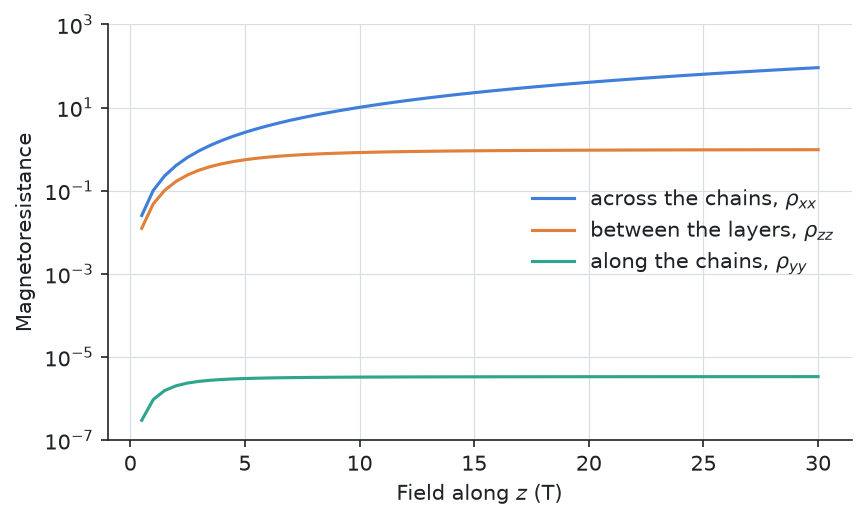

Reproduce this figure in Python.
from _data import d

# --8<-- [start:example]
import numpy as np
from quantalyze.beta import boltzmann as bz

# Chains along y, coupled weakly across them (x) and between the layers (z): the Fermi
# surface is two warped sheets near k_y = ±π/2b, open along k_x and along k_z.
a, b = bz.units.angstrom_to_meter(7.7), bz.units.angstrom_to_meter(3.6)
t_y, t_x = bz.units.ev_to_joule(0.25), bz.units.ev_to_joule(0.025)
t_z, t_d = bz.units.ev_to_joule(0.002), bz.units.ev_to_joule(0.002)  # to the layer above: straight up, next chain over


def energy(kx, ky, kz):  # J, measured from the Fermi level (a half-filled band)
    return (-2 * t_y * np.cos(ky * b) - 2 * t_x * np.cos(kx * a)
            - 2 * t_z * np.cos(kz * d) - 2 * t_d * np.cos(kz * d + kx * a))


def gradient(kx, ky, kz):  # ∂ε/∂k (J·m)
    return (2 * a * (t_x * np.sin(kx * a) + t_d * np.sin(kz * d + kx * a)),
            2 * b * t_y * np.sin(ky * b),
            2 * d * (t_z * np.sin(kz * d) + t_d * np.sin(kz * d + kx * a)))


sheets, period = bz.generators.open_sheets_from_dispersion(
    256, energy=energy, gradient=gradient, tau=1e-12,
    period=(2 * np.pi / a, 0.0),     # the sheets repeat every 2π/a along k_x
    across=(-np.pi / b, np.pi / b),  # search the whole zone along k_y
    n_kz=8, layer_spacing=d,
)
field = np.linspace(0, 30, 61)
sigma = bz.conductivity(sheets, field, layer_spacing=d, kz="kz", period=period)
mr = {axis: bz.magnetoresistance(sigma, component=axis * 2) for axis in "xyz"}

print(f"{len(sheets)} sheets of {len(sheets[0])} nodes (256 per k_z slice)")
print(sheets[1].iloc[[544, 576, 608]].to_string(float_format="{:.4e}".format))
print("MR at 30 T: " + ", ".join(f"along {axis} {mr[axis].iloc[-1]:.3g}" for axis in "xyz"))
# --8<-- [end:example]

import matplotlib.pyplot as plt

fig, ax = plt.subplots()
ax.plot(field[1:], mr["x"].iloc[1:], label=r"across the chains, $\rho_{xx}$")
ax.plot(field[1:], mr["z"].iloc[1:], label=r"between the layers, $\rho_{zz}$")
ax.plot(field[1:], mr["y"].iloc[1:], label=r"along the chains, $\rho_{yy}$")
ax.set(xlabel="Field along $z$ (T)", ylabel="Magnetoresistance", yscale="log", ylim=(1e-7, 1e3))
ax.legend()
